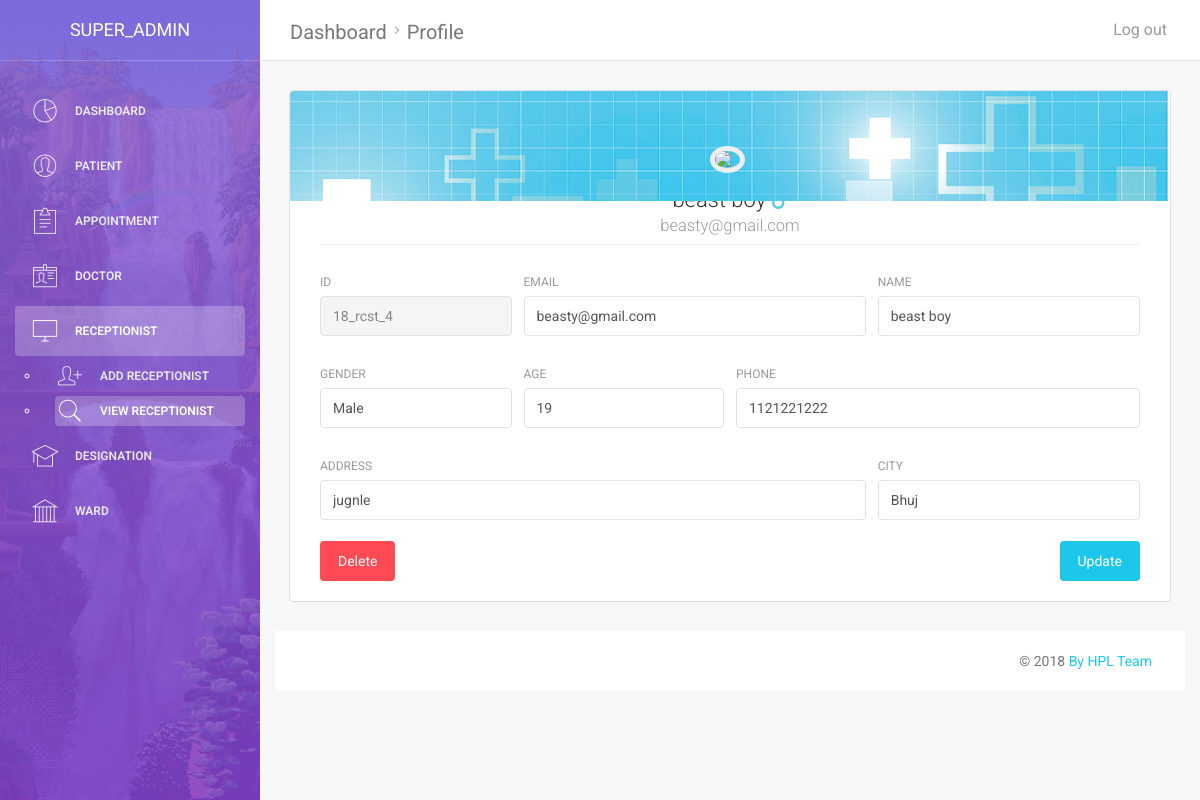
Page /view_receptionist_profile.php?id=18_rcst_4 (signed in) on the committed database.
### tables this page shows
CREATE TABLE `receptionist` (
  `receptionist_id` varchar(10) NOT NULL,
  `receptionist_name` varchar(30) NOT NULL,
  `receptionist_dob` date NOT NULL,
  `receptionist_gender` varchar(10) NOT NULL,
  `receptionist_phone` varchar(15) NOT NULL,
  `receptionist_city` varchar(30) NOT NULL,
  `receptionist_address` varchar(100) NOT NULL,
  `receptionist_email` varchar(50) NOT NULL,
  `receptionist_password` varchar(50) NOT NULL,
  `doj` timestamp(6) NOT NULL DEFAULT CURRENT_TIMESTAMP(6)
);

### assets/modules/global_module.php (called while the page is built, shortened)
<?php
function fetch_data($query,$type)
{
	include("assets/modules/db_config.php");
	$result = mysqli_query($conn,$query);
	if($result)
	{
		if($type == "login")
		{
		$count = mysqli_num_rows($result);
			if($count == 1)
			{
				return TRUE;
			}
			else
			{
				return FALSE;
			}
		}
		elseif($type == "count")
		{
			$count = mysqli_num_rows($result);
			return $count;
		}
		elseif($type == "result")
		{
			 $res = mysqli_query($conn,$query);
			 return $res;
		}
	}
	else
	{
		return "Fetch Error";
	}
}
?>

### view_receptionist_profile.php (the view, shortened to what this page needs)
<?php
include("assets/modules/global_module.php");
if(isset($_GET["id"]))
{
    $r_id = $_GET["id"];
}
if(isset($_SESSION["admin_token"]))
{
    $admin_id = $_SESSION["admin_token"];
}
$result = fetch_data("select * from admin where admin_id= '$admin_id'","result");
$a_data = mysqli_fetch_assoc($result);
$data = mysqli_fetch_assoc(fetch_data("select * from receptionist where receptionist_id = '$r_id'","result"));
$age = date_diff(date_create($data["receptionist_dob"]), date_create('today'))->y;
?>
<!doctype html>
<html lang="en">
<head>
    <link href="assets/css/bootstrap.min.css" rel="stylesheet" />
    <link href="assets/css/animate.min.css" rel="stylesheet"/>
    <link href="assets/css/light-bootstrap-dashboard.css?v=1.4.0" rel="stylesheet"/>
    <link href="http://maxcdn.bootstrapcdn.com/font-awesome/4.2.0/css/font-awesome.min.css" rel="stylesheet">
    <link href="assets/css/pe-icon-7-stroke.css" rel="stylesheet" />
</head>
<body>
<div class="wrapper">
    <div class="sidebar" data-color="purple" data-image="assets/img/waterfall.gif" >
        <div class="sidebar-wrapper">
            <div class="logo">
                <a href="#" class="simple-text">
                    <?php echo $a_data["admin_name"]?>
                </a>
            </div>
            <ul class="nav">
                <li >
                    <a href="dashboard_admn.php">
                        <i class="pe-7s-graph"></i>
                        <p>Dashboard</p>
                    </a>
                </li>
                <li >
                    <a href="add_patient.php" >
                        <i class="pe-7s-user"></i>
                        <p>Patient</p>
                    </a>
                </li>
                <li>
                    <a href="add_appointment.php">
                        <i class="pe-7s-note2"></i>
                        <p>Appointment</p>
                    </a>
                </li>
                <li>
                    <a href="add_doctor.php">
                        <i class="pe-7s-id"></i>
                        <p>Doctor</p>
                    </a>
                </li>
                <li  class="active">
                    <a href="add_staff.php">
                        <i class="pe-7s-monitor"></i>
                        <p>Receptionist</p>
                    </a>
                    <ul>
                        <li >
                            <a href="add_staff.php" >
                                <i class="pe-7s-add-user"></i>
                                <p>Add Receptionist</p>
                            </a>
                        </li>
                        <li class="active">
                            <a href="view_receptionist.php" >
                                <i class="pe-7s-search"></i>
                                <p>View Receptionist</p>
                            </a>
                        </li>
                    </ul>
                </li>
                <li >
                    <a href="designation.php">
                        <i class="pe-7s-study"></i>
                        <p>Designation</p>
                    </a>
                </li>
                <li >
                    <a href="ward.php">
                        <i class="pe-7s-culture"></i>
                        <p>Ward</p>
                    </a>
                </li>
            </ul>
        </div>
    </div>
    <div class="main-panel">
        <nav class="navbar navbar-default navbar-fixed">
            <div class="container-fluid">
                <div class="navbar-header">
                    <a class="navbar-brand" href="#">Dashboard<i class="pe-7s-angle-right"></i>Profile</a>
                </div>
                <div class="collapse navbar-collapse">
                    <ul class="nav navbar-nav navbar-right">
                        <li>
                            <a href="logout.php?for=<?php echo $admin_id; ?>">
                                <p>Log out</p>
                            </a>
                        </li>
                    </ul>
                </div>
            </div>
        </nav>
        <div class="content">
            <div class="container-fluid">
                <div class="row">
                    <div class="col-md-12">
                        <div class="card card-user">
                            <div class="image" >
                            </div>
                            <div class="content">
                                <div class="author">
                                    <a href="#">
                                        <img class="avatar border-gray" src="assets/img/avatars/014-man-12.png" alt="..."/  >
                                        <h4 class="title"><?php echo $data["receptionist_name"]; if($data["receptionist_gender"]=="Male"){ echo "&nbsp<img src='assets/img/male.png'>"; }else{ echo "&nbsp<img src='assets/img/female.png'>"; }?><br />
                                            <small><?php echo $data["receptionist_email"]; ?></small>
                                        </h4>
                                    </a>
                                </div>
                                <hr>
                                <div class="content">
                                    <form method="POST" name="admin_edit_patient">
                                        <div class="row">
                                            <div class="col-md-3">
                                                <div class="form-group">
                                                    <label>Id</label>
                                                    <input type="text" name="r_id" class="form-control" disabled value="<?php echo $data["receptionist_id"]; ?>">
                                                </div>
                                            </div>
                                            <div class="col-md-5">
                                                <div class="form-group">
                                                    <label>Email</label>
                                                    <input type="email" name="r_email" class="form-control"  value="<?php echo $data["receptionist_email"]; ?>">
                                                </div>
                                            </div>
                                            <div class="col-md-4">
                                                <div class="form-group">
                                                    <label >Name</label>
                                                    <input type="text" name="r_name" class="form-control"  value="<?php echo $data["receptionist_name"]; ?>">
                                                </div>
                                            </div>
                                        </div>
                                        <div class="row">
                                            <div class="col-md-3">
                                                <div class="form-group">
                                                    <label>Gender</label>
                                                    <input type="text" name="r_gender" class="form-control"  value="<?php echo $data["receptionist_gender"]; ?>">
                                                </div>
                                            </div>
                                            <div class="col-md-3">
                                                <div class="form-group">
                                                    <label>Age</label>
                                                    <input type="text" name="r_age" class="form-control" value="<?php echo $age ?>">
                                                </div>
                                            </div>
                                            <div class="col-md-6">
                                                <div class="form-group">
                                                    <label>Phone</label>
                                                    <input type="text" name="r_phone" class="form-control"  value="<?php echo $data["receptionist_phone"]; ?>">
                                                </div>
                                            </div>
                                        </div>
                                        <div class="row">
                                            <div class="col-md-8">
                                                <div class="form-group">
                                                    <label>Address</label>
                                                    <input type="text" name="r_address" class="form-control"  value="<?php echo $data["receptionist_address"]; ?>">
                                                </div>
                                            </div>
                                            <div class="col-md-4">
                                                <div class="form-group">
                                                    <label>City</label>
                                                    <input type="text" name="r_city" class="form-control"  value="<?php echo $data["receptionist_city"]; ?>">
                                                </div>
                                            </div>
                                        </div>
                                        <a class="btn btn-danger btn-fill pull-left" data-toggle="modal" data-target="#myModal">
                                            Delete
                                        </a>
                                        <button type="submit" class="btn btn-info btn-fill pull-right">Update</button>
                                        <br><br>
                                    </form>
                                </div>
                            </div>
                        </div>
                    </div>
                </div>
            </div>
            <footer class="footer">
                <div class="container-fluid">
                    <p class="copyright pull-right">
                        &copy; <script>document.write(new Date().getFullYear())</script>
                        <a href="#">By HPL Team</a>
                    </p>
                </div>
            </footer>
        </div>
    </div>
</body>
</html>

### rows in the picture
receptionist: receptionist_email "beasty@gmail.com", r_id "18_rcst_4", r_email "beasty@gmail.com", r_name "beast boy", r_gender "Male", r_age "19", r_phone "1121221222", r_address "jugnle", r_city "Bhuj"

### other values in the picture
$a_data["admin_name"] "SUPER_ADMIN"
